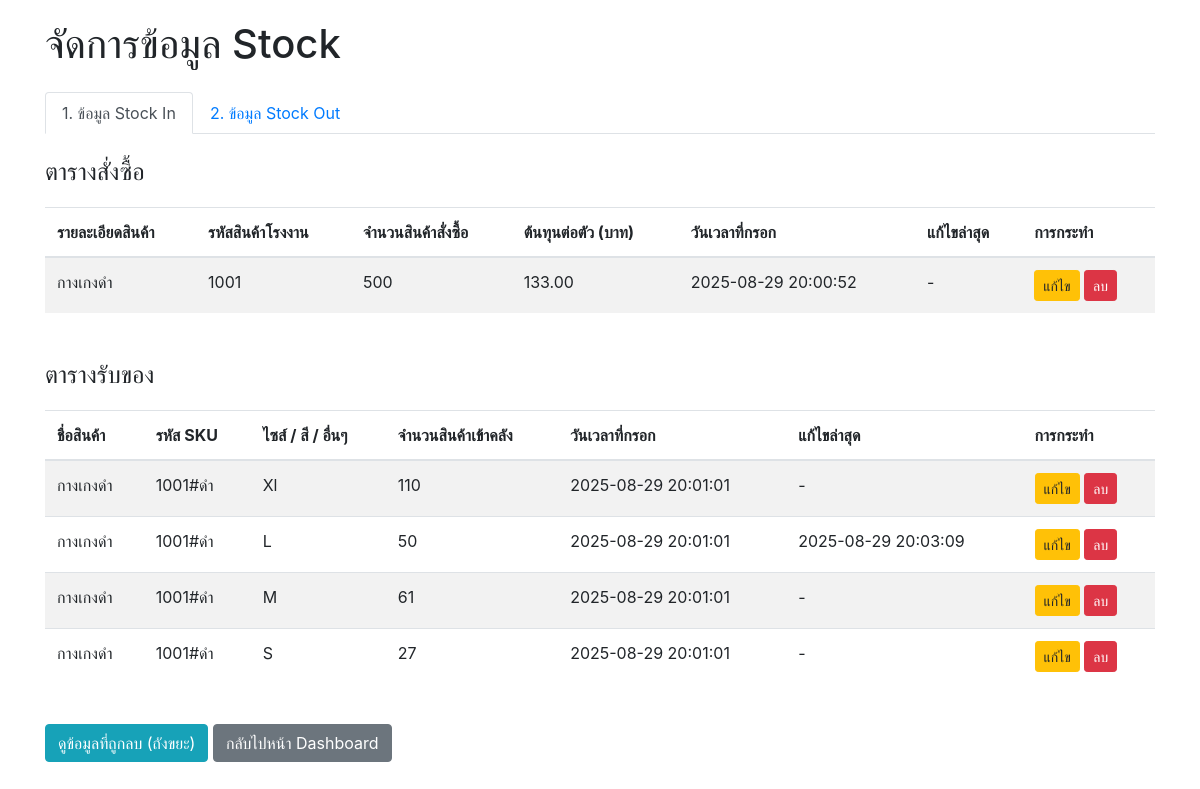
Screenshot of /data (signed in) with the database file from the repository.
### tables this page shows
CREATE TABLE orders (
            order_id INTEGER PRIMARY KEY,
            user_id INTEGER,
            product_details TEXT NOT NULL,
            factory_sku TEXT NOT NULL,
            quantity INTEGER NOT NULL,
            cost_per_item REAL NOT NULL,
            order_date TEXT NOT NULL,
            updated_at TEXT,
            deleted_at TEXT,
            FOREIGN KEY(user_id) REFERENCES users(id)
        );

CREATE TABLE products (
            product_id INTEGER PRIMARY KEY,
            user_id INTEGER,
            name TEXT NOT NULL,
            sku TEXT NOT NULL,
            factory_sku TEXT NOT NULL,
            details TEXT,
            stock INTEGER NOT NULL,
            created_at TEXT NOT NULL,
            updated_at TEXT,
            deleted_at TEXT,
            FOREIGN KEY(user_id) REFERENCES users(id)
        );

### app.py (the view)
@app.route('/data')
@login_required
def data_management():
    conn = get_db_connection()
    user_id = current_user.id
    orders = conn.execute('SELECT * FROM orders WHERE deleted_at IS NULL AND user_id = ? ORDER BY order_id DESC', (user_id,)).fetchall()
    products = conn.execute('SELECT * FROM products WHERE deleted_at IS NULL AND user_id = ? ORDER BY product_id DESC', (user_id,)).fetchall()
    sales_with_details = conn.execute('''
        SELECT s.sale_id, p.sku, p.details, s.quantity, s.price_per_item, s.sale_date, s.updated_at
        FROM sales s
        JOIN products p ON s.product_id = p.product_id
        WHERE s.deleted_at IS NULL AND s.user_id = ?
        ORDER BY s.sale_id DESC
    ''', (user_id,)).fetchall()
    conn.close()
    return render_template('data_management.html',
                           orders=orders, products=products, sales_with_details=sales_with_details)

### app.py (called while the page is built)
@login_manager.user_loader
def load_user(user_id):
    conn = get_db_connection()
    user_data = conn.execute('SELECT * FROM users WHERE id = ?', (user_id,)).fetchone()
    conn.close()
    if user_data:
        return User(id=user_data['id'], username=user_data['username'], email=user_data['email'])
    return None

def get_db_connection():
    conn = sqlite3.connect('inventory.db')
    conn.row_factory = sqlite3.Row
    return conn

### templates/data_management.html (shortened to what this page needs)
<!DOCTYPE html>
<html lang="th">
<head>
    <link rel="stylesheet" href="https://stackpath.bootstrapcdn.com/bootstrap/4.5.2/css/bootstrap.min.css">
</head>
<body>
    <div class="container">
        <h1 class="mb-4">จัดการข้อมูล Stock</h1>
        <ul class="nav nav-tabs" id="myTab" role="tablist">
            <li class="nav-item">
                <a class="nav-link active" id="stock-in-tab" data-toggle="tab" href="#stock-in-data" role="tab">1. ข้อมูล Stock In</a>
            </li>
            <li class="nav-item">
                <a class="nav-link" id="stock-out-tab" data-toggle="tab" href="#stock-out-data" role="tab">2. ข้อมูล Stock Out</a>
            </li>
        </ul>
        <div class="tab-content mt-4">
            <div class="tab-pane fade show active" id="stock-in-data" role="tabpanel">
                <h4 class="mt-4">ตารางสั่งซื้อ</h4>
                <table class="table table-striped data-table">
                    <thead>
                        <tr>
                            <th>รายละเอียดสินค้า</th>
                            <th>รหัสสินค้าโรงงาน</th>
                            <th>จำนวนสินค้าสั่งซื้อ</th>
                            <th>ต้นทุนต่อตัว (บาท)</th>
                            <th>วันเวลาที่กรอก</th>
                            <th>แก้ไขล่าสุด</th>
                            <th>การกระทำ</th>
                        </tr>
                    </thead>
                    <tbody>
                        {% for order in orders %}
                        <tr>
                            <td>{{ order.product_details }}</td>
                            <td>{{ order.factory_sku }}</td>
                            <td>{{ order.quantity }}</td>
                            <td>{{ "%.2f"|format(order.cost_per_item) }}</td>
                            <td>{{ order.order_date }}</td>
                            <td>
                                {{ order.updated_at if order.updated_at else '-' }}
                            </td>
                            <td>
                                <a href="/edit/order/{{ order.order_id }}" class="btn btn-warning btn-sm">แก้ไข</a>
                                <a href="/delete/order/{{ order.order_id }}" class="btn btn-danger btn-sm" onclick="return confirm('คุณแน่ใจหรือไม่ที่จะลบข้อมูลนี้?');">ลบ</a>
                            </td>
                        </tr>
                        {% endfor %}
                    </tbody>
                </table>
                <h4 class="mt-5">ตารางรับของ</h4>
                <table class="table table-striped data-table">
                    <thead>
                        <tr>
                            <th>ชื่อสินค้า</th>
                            <th>รหัส SKU</th>
                            <th>ไซส์ / สี / อื่นๆ</th>
                            <th>จำนวนสินค้าเข้าคลัง</th>
                            <th>วันเวลาที่กรอก</th>
                            <th>แก้ไขล่าสุด</th>
                            <th>การกระทำ</th>
                    </thead>
                    <tbody>
                        {% for product in products %}
                        <tr>
                            <td>{{ product.name }}</td>
                            <td>{{ product.sku }}</td>
                            <td>{{ product.details }}</td>
                            <td>{{ product.stock }}</td>
                            <td>{{ product.created_at }}</td>
                            <td>
                                {{ product.updated_at if product.updated_at else '-' }}
                            </td>
                            <td>
                                <a href="/edit/product/{{ product.product_id }}" class="btn btn-warning btn-sm">แก้ไข</a>
                                <a href="/delete/product/{{ product.product_id }}" class="btn btn-danger btn-sm" onclick="return confirm('คุณแน่ใจหรือไม่ที่จะลบข้อมูลนี้?');">ลบ</a>
                            </td>
                        </tr>
                        {% endfor %}
                    </tbody>
                </table>
            </div>
        </div>
        <a href="/trash" class="btn btn-info mt-4">ดูข้อมูลที่ถูกลบ (ถังขยะ)</a>
        <a href="/" class="btn btn-secondary mt-4">กลับไปหน้า Dashboard</a>
    </div>
</body>
</html>

### templates/data_management.html (style rules this page uses)
body { padding: 20px; }
.data-table { margin-top: 20px; }

### rows the page displays
orders: product_details "กางเกงดำ", factory_sku "1001", quantity "500", cost_per_item "133.00", order_date "2025-08-29 20:00:52", updated_at "-"
products: name "กางเกงดำ", sku "1001#ดำ", details "Xl", stock "110", created_at "2025-08-29 20:01:01", updated_at "-"
products: name "กางเกงดำ", sku "1001#ดำ", details "L", stock "50", created_at "2025-08-29 20:01:01", updated_at "2025-08-29 20:03:09"
products: name "กางเกงดำ", sku "1001#ดำ", details "M", stock "61", created_at "2025-08-29 20:01:01", updated_at "-"
products: name "กางเกงดำ", sku "1001#ดำ", details "S", stock "27", created_at "2025-08-29 20:01:01", updated_at "-"
